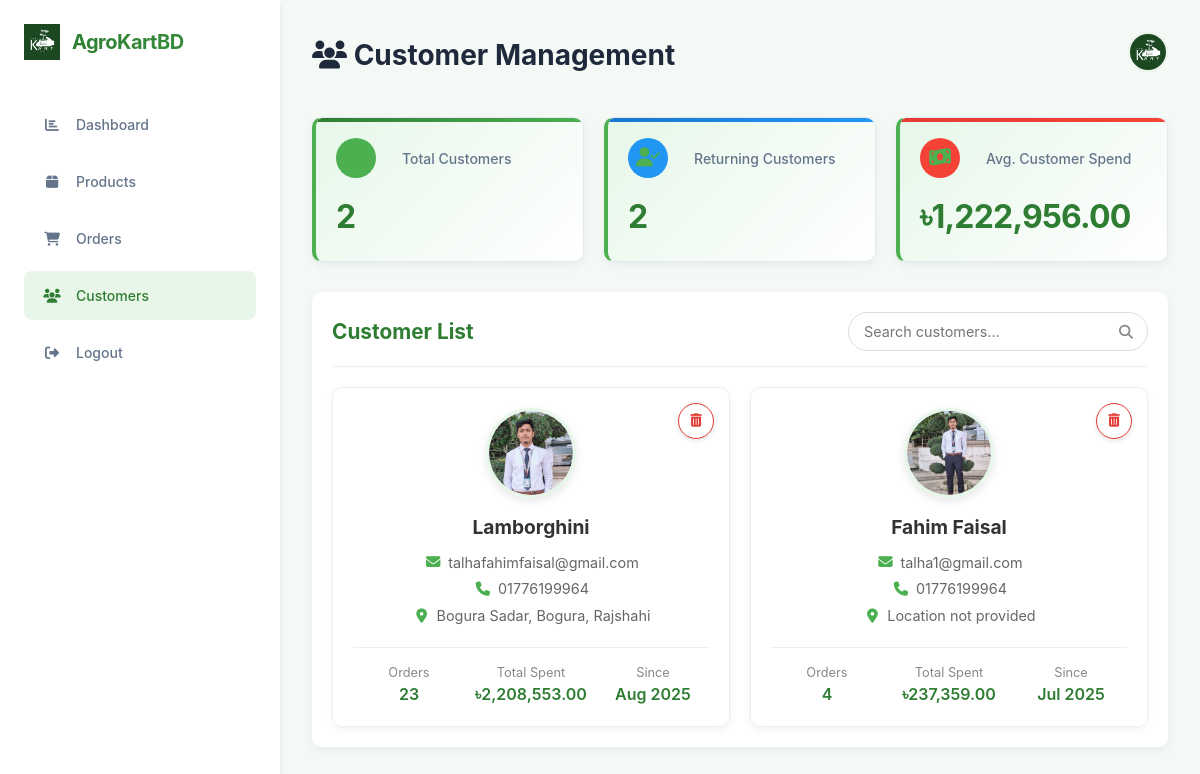
The app's page /customers.php (signed in) with its own data.
### tables this page shows
CREATE TABLE `users` (
  `id` int(11) NOT NULL,
  `name` varchar(255) NOT NULL,
  `email` varchar(255) NOT NULL,
  `phone` varchar(20) NOT NULL,
  `division` varchar(255) DEFAULT NULL,
  `district` varchar(255) DEFAULT NULL,
  `city` varchar(255) DEFAULT NULL,
  `role` enum('Buyer','Seller') NOT NULL,
  `profile_image_path` varchar(255) DEFAULT NULL,
  `password` varchar(255) NOT NULL,
  `created_at` timestamp NOT NULL DEFAULT current_timestamp()
);

### customers.php (the view, shortened to what this page needs)
<?php
require_once 'includes/db_connect.php';
$seller_id = $_SESSION['user_id'];
$create_table_sql = "CREATE TABLE IF NOT EXISTS seller_hidden_customers (
    id INT AUTO_INCREMENT PRIMARY KEY,
    seller_id INT NOT NULL,
    customer_id INT NOT NULL,
    hidden_at TIMESTAMP DEFAULT CURRENT_TIMESTAMP,
    UNIQUE KEY unique_seller_customer (seller_id, customer_id),
    FOREIGN KEY (seller_id) REFERENCES users(id),
    FOREIGN KEY (customer_id) REFERENCES users(id)
)";
$conn->query($create_table_sql);
$sql = "SELECT DISTINCT u.id, u.name, u.email, u.phone, u.division, u.district, u.city, u.profile_image_path,
        u.created_at, COUNT(DISTINCT o.id) as order_count,
        SUM(oi.quantity * oi.price) as total_spent
        FROM users u
        JOIN orders o ON u.id = o.buyer_id
        JOIN order_items oi ON o.id = oi.order_id
        JOIN products p ON oi.product_id = p.id
        WHERE p.seller_id = ? AND u.role = 'Buyer'
        AND NOT EXISTS (
            SELECT 1 FROM seller_hidden_customers shc
            WHERE shc.seller_id = ? AND shc.customer_id = u.id
        )
        GROUP BY u.id
        ORDER BY total_spent DESC";
$stmt = $conn->prepare($sql);
$stmt->bind_param("ii", $seller_id, $seller_id);
$stmt->execute();
$result = $stmt->get_result();
$customers = [];
while ($row = $result->fetch_assoc()) {
    $customers[] = $row;
}
?>
<!DOCTYPE html>
<html lang="en">
<head>
    <link rel="stylesheet" href="css/dashboard.css">
    <link rel="stylesheet" href="css/customers.css">
    <link rel="stylesheet" href="https://cdnjs.cloudflare.com/ajax/libs/font-awesome/6.5.1/css/all.min.css">
</head>
<body>
    <div class="dashboard-container">
        <nav class="sidebar">
            <div class="logo">
                <img src="images/AGrO.png" alt="Logo">
                <span>AgroKartBD</span>
            </div>
            <ul class="nav-menu">
                <li><a href="dashboard.php"><span class="icon"><i class="fas fa-chart-bar"></i></span>Dashboard</a></li>
                <li><a href="products.php"><span class="icon"><i class="fas fa-box"></i></span>Products</a></li>
                <li><a href="orders.php"><span class="icon"><i class="fas fa-shopping-cart"></i></span>Orders</a></li>
                <li class="active"><a href="#"><span class="icon"><i class="fas fa-users"></i></span>Customers</a></li>
                <li><a href="php/logout.php"><span class="icon"><i class="fas fa-sign-out-alt"></i></span>Logout</a></li>
            </ul>
        </nav>
        <main class="main-content">
            <header class="top-header">
                <h1 class="page-title"><i class="fas fa-users"></i> Customer Management</h1>
                <div class="header-right">
                    <div class="user-profile">
                        <img src="images/profiles/user_<?php echo $_SESSION['user_id']; ?>_<?php echo time(); ?>.jpg" alt="Profile" onerror="this.src='images/AGrO.png'">
                    </div>
                </div>
            </header>
            <div class="stats-container">
                <div class="stat-card">
                    <div class="stat-header">
                        <div class="stat-icon"><i class="fas fa-users"></i></div><span>Total Customers</span>
                    </div>
                    <div class="stat-info">
                        <h2><?php echo count($customers); ?></h2>
                    </div>
                </div>
                <div class="stat-card">
                    <div class="stat-header">
                        <div class="stat-icon"><i class="fas fa-user-check"></i></div><span>Returning Customers</span>
                    </div>
                    <div class="stat-info">
                        <?php
                        $returning = 0;
                        foreach ($customers as $customer) {
                            if ($customer['order_count'] > 1) {
                                $returning++;
                            }
                        }
                        ?>
                        <h2><?php echo $returning; ?></h2>
                    </div>
                </div>
                <div class="stat-card">
                    <div class="stat-header">
                        <div class="stat-icon"><i class="fas fa-money-bill-wave"></i></div><span>Avg. Customer Spend</span>
                    </div>
                    <div class="stat-info">
                        <?php
                        $total_spent = array_sum(array_column($customers, 'total_spent'));
                        $avg_spent = count($customers) > 0 ? $total_spent / count($customers) : 0;
                        ?>
                        <h2>৳<?php echo number_format($avg_spent, 2); ?></h2>
                    </div>
                </div>
            </div>
            <div class="customer-list-container">
                <div class="list-header">
                    <h3>Customer List</h3>
                    <div class="search-container">
                        <input type="text" id="customerSearch" placeholder="Search customers..." class="search-input">
                        <i class="fas fa-search search-icon"></i>
                    </div>
                </div>
                <?php if (count($customers) > 0): ?>
                    <div class="customer-grid">
                        <?php foreach ($customers as $customer): ?>
                            <div class="customer-card">
                                <div class="customer-actions">
                                    <button class="delete-btn" onclick="confirmDelete(<?php echo $customer['id']; ?>, '<?php echo htmlspecialchars($customer['name']); ?>')">
                                        <i class="fas fa-trash-alt"></i>
                                    </button>
                                </div>
                                <div class="customer-avatar">
                                    <?php if ($customer['profile_image_path']): ?>
                                        <img src="<?php echo htmlspecialchars($customer['profile_image_path']); ?>" alt="<?php echo htmlspecialchars($customer['name']); ?>">
                                    <?php else: ?>
                                        <div class="avatar-placeholder">
                                            <i class="fas fa-user"></i>
                                        </div>
                                    <?php endif; ?>
                                </div>
                                <div class="customer-info">
                                    <h4 class="customer-name"><?php echo htmlspecialchars($customer['name']); ?></h4>
                                    <div class="customer-detail"><i class="fas fa-envelope"></i> <?php echo htmlspecialchars($customer['email']); ?></div>
                                    <div class="customer-detail"><i class="fas fa-phone"></i> <?php echo htmlspecialchars($customer['phone']); ?></div>
                                    <div class="customer-detail"><i class="fas fa-map-marker-alt"></i>
                                        <?php
                                        $location = [];
                                        if (!empty($customer['city'])) $location[] = $customer['city'];
                                        if (!empty($customer['district'])) $location[] = $customer['district'];
                                        if (!empty($customer['division'])) $location[] = $customer['division'];
                                        echo !empty($location) ? htmlspecialchars(implode(', ', $location)) : 'Location not provided';
                                        ?>
                                    </div>
                                </div>
                                <div class="customer-stats">
                                    <div class="stat">
                                        <span class="stat-label">Orders</span>
                                        <span class="stat-value"><?php echo $customer['order_count']; ?></span>
                                    </div>
                                    <div class="stat">
                                        <span class="stat-label">Total Spent</span>
                                        <span class="stat-value">৳<?php echo number_format($customer['total_spent'], 2); ?></span>
                                    </div>
                                    <div class="stat">
                                        <span class="stat-label">Since</span>
                                        <span class="stat-value"><?php echo date('M Y', strtotime($customer['created_at'])); ?></span>
                                    </div>
                                </div>
                            </div>
                        <?php endforeach; ?>
                    </div>
                <?php endif; ?>
            </div>
        </main>
    </div>
</body>
</html>

### css/dashboard.css (style rules this page uses)
:root { --primary-color: #2e7d32; --primary-light: #e8f5e9; --primary-gradient: linear-gradient(135deg, #2e7d32, #388e3c); --secondary-color: #546e7a; --success-color: #00c853; --warning-color: #ffab00; --danger-color: #f44336; --info-color: #00b0ff; --background-color: #f5f9f6; --card-bg: #ffffff; --text-primary: #1e293b; --text-secondary: #64748b; --border-color: #e2e8f0; --shadow-sm: 0 1px 2px 0 rgba(0,0,0,0.05); --shadow-md: 0 4px 6px -1px rgba(0,0,0,0.1), 0 2px 4px -1px rgba(0,0,0,0.06); --shadow-lg: 0 10px 15px -3px rgba(0,0,0,0.1), 0 4px 6px -2px rgba(0,0,0,0.05); --transition: all 0.2s ease-in-out; --radius-sm: 0.375rem; --radius-md: 0.5rem; --radius-lg: 0.75rem; --font-sans: 'Inter', -apple-system, BlinkMacSystemFont, 'Segoe UI', Roboto, Oxygen, Ubuntu, sans-serif; --currency-symbol: '৳'; }
* { margin: 0; padding: 0; box-sizing: border-box; font-family: var(--font-sans); }
body { background-color: var(--background-color); color: var(--text-primary); font-size: 0.875rem; line-height: 1.5; }
.dashboard-container { display: flex; min-height: 100vh; }
.sidebar { width: 280px; background: var(--card-bg); padding: 1.5rem; box-shadow: var(--shadow-md); position: fixed; height: 100vh; z-index: 10; transition: var(--transition); }
.logo { display: flex; align-items: center; gap: 0.75rem; margin-bottom: 2.5rem; }
.logo img { height: 36px; transition: var(--transition); }
.logo span { font-weight: 700; font-size: 1.25rem; letter-spacing: -0.025em; background: var(--primary-gradient); -webkit-background-clip: text; -webkit-text-fill-color: transparent; background-clip: text; }
.nav-menu { list-style: none; margin-top: 1rem; }
.nav-menu li { margin-bottom: 0.5rem; }
.nav-menu a { display: flex; align-items: center; gap: 0.75rem; padding: 0.875rem 1rem; text-decoration: none; color: var(--text-secondary); border-radius: var(--radius-md); font-weight: 500; transition: var(--transition); }
.nav-menu li.active a, .nav-menu a:hover { background-color: var(--primary-light); color: var(--primary-color); }
.nav-menu .icon { display: flex; align-items: center; justify-content: center; width: 1.5rem; }
.main-content { flex: 1; padding: 1.5rem 2rem; margin-left: 280px; }
.top-header { display: flex; justify-content: space-between; align-items: center; margin-bottom: 2rem; padding: 0.5rem 0; }
.header-right { display: flex; align-items: center; gap: 1rem; }
.user-profile { position: relative; cursor: pointer; }
.user-profile img { width: 40px; height: 40px; border-radius: 50%; object-fit: cover; border: 2px solid var(--primary-light); transition: var(--transition); }
.stats-container { display: grid; grid-template-columns: repeat(auto-fit, minmax(280px, 1fr)); gap: 1.5rem; margin-bottom: 2rem; }
.stat-card { background: var(--card-bg); padding: 1.75rem; border-radius: var(--radius-lg); box-shadow: var(--shadow-sm); transition: var(--transition); border: 1px solid var(--border-color); position: relative; overflow: hidden; }
.stat-card::before { content: ''; position: absolute; top: 0; left: 0; width: 100%; height: 4px; background: var(--primary-gradient); }
.stat-card:nth-child(1)::before { background: linear-gradient(to right, #2e7d32, #4caf50); }
.stat-card:nth-child(2)::before { background: linear-gradient(to right, #1976d2, #2196f3); }
.stat-card:nth-child(3)::before { background: linear-gradient(to right, #e53935, #f44336); }
.stat-header { display: flex; align-items: center; gap: 1rem; margin-bottom: 1.25rem; }
.stat-icon { width: 48px; height: 48px; border-radius: var(--radius-md); display: flex; align-items: center; justify-content: center; font-size: 1.5rem; color: white; }
.stat-card:nth-child(1) .stat-icon { background-color: #4caf50; }
.stat-card:nth-child(2) .stat-icon { background-color: #2196f3; }
.stat-card:nth-child(3) .stat-icon { background-color: #f44336; }
.stat-header span { font-size: 0.875rem; color: var(--text-secondary); font-weight: 500; }
.stat-info h2 { font-size: 2rem; font-weight: 700; margin-bottom: 0.25rem; letter-spacing: -0.025em; color: var(--text-primary); }
.stat-card { animation: slideInUp 0.6s ease forwards, colorChange 8s infinite ease-in-out; opacity: 0; animation-delay: calc(var(--i, 0) * 0.15s); }
.stat-card:nth-child(1) { --i: 1; }
.stat-card:nth-child(2) { --i: 2; }
.stat-card:nth-child(3) { --i: 3; }
.stat-card .stat-icon { animation: float 6s ease-in-out infinite; }

### records on screen
users: profile_image_path (picture), name "Lamborghini", email "talhafahimfaisal@gmail.com", phone "01776199964", location "Bogura Sadar, Bogura, Rajshahi", order_count "23", total_spent "2,208,553.00", created_at "Aug 2025"
users: profile_image_path (picture), name "Fahim Faisal", email "talha1@gmail.com", phone "01776199964", shows "Location not provided", order_count "4", total_spent "237,359.00", created_at "Jul 2025"

### other values on screen
count($customers) "2"
$returning "2"
$avg_spent "1,222,956.00"
